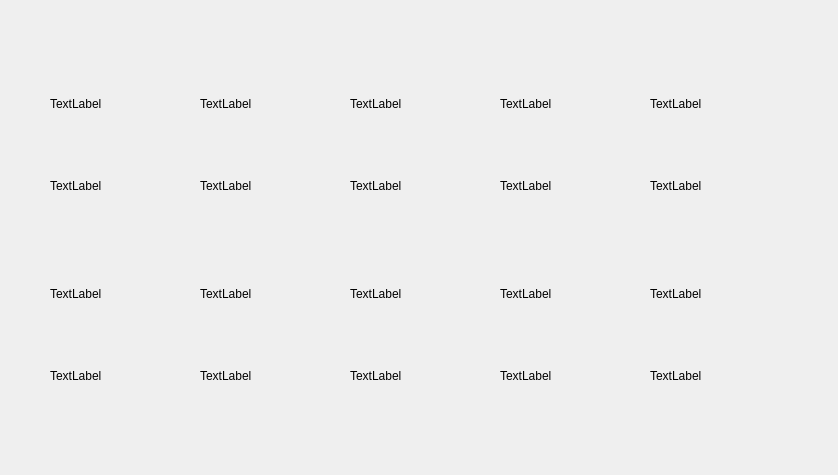
<?xml version="1.0" encoding="UTF-8"?>
<ui version="4.0">
 <class>Form</class>
 <widget class="QWidget" name="Form">
  <property name="geometry">
   <rect>
    <x>0</x>
    <y>0</y>
    <width>838</width>
    <height>475</height>
   </rect>
  </property>
  <property name="windowTitle">
   <string>HW1_5_F74076019</string>
  </property>
  <widget class="QLabel" name="label_1">
   <property name="geometry">
    <rect>
     <x>50</x>
     <y>40</y>
     <width>128</width>
     <height>128</height>
    </rect>
   </property>
   <property name="text">
    <string>TextLabel</string>
   </property>
  </widget>
  <widget class="QLabel" name="label_2">
   <property name="geometry">
    <rect>
     <x>200</x>
     <y>40</y>
     <width>128</width>
     <height>128</height>
    </rect>
   </property>
   <property name="text">
    <string>TextLabel</string>
   </property>
  </widget>
  <widget class="QLabel" name="label_3">
   <property name="geometry">
    <rect>
     <x>350</x>
     <y>40</y>
     <width>128</width>
     <height>128</height>
    </rect>
   </property>
   <property name="text">
    <string>TextLabel</string>
   </property>
  </widget>
  <widget class="QLabel" name="label_4">
   <property name="geometry">
    <rect>
     <x>500</x>
     <y>40</y>
     <width>128</width>
     <height>128</height>
    </rect>
   </property>
   <property name="text">
    <string>TextLabel</string>
   </property>
  </widget>
  <widget class="QLabel" name="label_5">
   <property name="geometry">
    <rect>
     <x>650</x>
     <y>40</y>
     <width>128</width>
     <height>128</height>
    </rect>
   </property>
   <property name="text">
    <string>TextLabel</string>
   </property>
  </widget>
  <widget class="QLabel" name="label_11">
   <property name="geometry">
    <rect>
     <x>50</x>
     <y>180</y>
     <width>128</width>
     <height>12</height>
    </rect>
   </property>
   <property name="text">
    <string>TextLabel</string>
   </property>
  </widget>
  <widget class="QLabel" name="label_12">
   <property name="geometry">
    <rect>
     <x>200</x>
     <y>180</y>
     <width>128</width>
     <height>12</height>
    </rect>
   </property>
   <property name="text">
    <string>TextLabel</string>
   </property>
  </widget>
  <widget class="QLabel" name="label_13">
   <property name="geometry">
    <rect>
     <x>350</x>
     <y>180</y>
     <width>128</width>
     <height>12</height>
    </rect>
   </property>
   <property name="text">
    <string>TextLabel</string>
   </property>
  </widget>
  <widget class="QLabel" name="label_14">
   <property name="geometry">
    <rect>
     <x>500</x>
     <y>180</y>
     <width>128</width>
     <height>12</height>
    </rect>
   </property>
   <property name="text">
    <string>TextLabel</string>
   </property>
  </widget>
  <widget class="QLabel" name="label_15">
   <property name="geometry">
    <rect>
     <x>650</x>
     <y>180</y>
     <width>128</width>
     <height>12</height>
    </rect>
   </property>
   <property name="text">
    <string>TextLabel</string>
   </property>
  </widget>
  <widget class="QLabel" name="label_20">
   <property name="geometry">
    <rect>
     <x>650</x>
     <y>370</y>
     <width>128</width>
     <height>12</height>
    </rect>
   </property>
   <property name="text">
    <string>TextLabel</string>
   </property>
  </widget>
  <widget class="QLabel" name="label_19">
   <property name="geometry">
    <rect>
     <x>500</x>
     <y>370</y>
     <width>128</width>
     <height>12</height>
    </rect>
   </property>
   <property name="text">
    <string>TextLabel</string>
   </property>
  </widget>
  <widget class="QLabel" name="label_7">
   <property name="geometry">
    <rect>
     <x>200</x>
     <y>230</y>
     <width>128</width>
     <height>128</height>
    </rect>
   </property>
   <property name="text">
    <string>TextLabel</string>
   </property>
  </widget>
  <widget class="QLabel" name="label_6">
   <property name="geometry">
    <rect>
     <x>50</x>
     <y>230</y>
     <width>128</width>
     <height>128</height>
    </rect>
   </property>
   <property name="text">
    <string>TextLabel</string>
   </property>
  </widget>
  <widget class="QLabel" name="label_17">
   <property name="geometry">
    <rect>
     <x>200</x>
     <y>370</y>
     <width>128</width>
     <height>12</height>
    </rect>
   </property>
   <property name="text">
    <string>TextLabel</string>
   </property>
  </widget>
  <widget class="QLabel" name="label_16">
   <property name="geometry">
    <rect>
     <x>50</x>
     <y>370</y>
     <width>128</width>
     <height>12</height>
    </rect>
   </property>
   <property name="text">
    <string>TextLabel</string>
   </property>
  </widget>
  <widget class="QLabel" name="label_18">
   <property name="geometry">
    <rect>
     <x>350</x>
     <y>370</y>
     <width>128</width>
     <height>12</height>
    </rect>
   </property>
   <property name="text">
    <string>TextLabel</string>
   </property>
  </widget>
  <widget class="QLabel" name="label_8">
   <property name="geometry">
    <rect>
     <x>350</x>
     <y>230</y>
     <width>128</width>
     <height>128</height>
    </rect>
   </property>
   <property name="text">
    <string>TextLabel</string>
   </property>
  </widget>
  <widget class="QLabel" name="label_9">
   <property name="geometry">
    <rect>
     <x>500</x>
     <y>230</y>
     <width>128</width>
     <height>128</height>
    </rect>
   </property>
   <property name="text">
    <string>TextLabel</string>
   </property>
  </widget>
  <widget class="QLabel" name="label_10">
   <property name="geometry">
    <rect>
     <x>650</x>
     <y>230</y>
     <width>128</width>
     <height>128</height>
    </rect>
   </property>
   <property name="text">
    <string>TextLabel</string>
   </property>
  </widget>
 </widget>
 <resources/>
 <connections/>
</ui>
